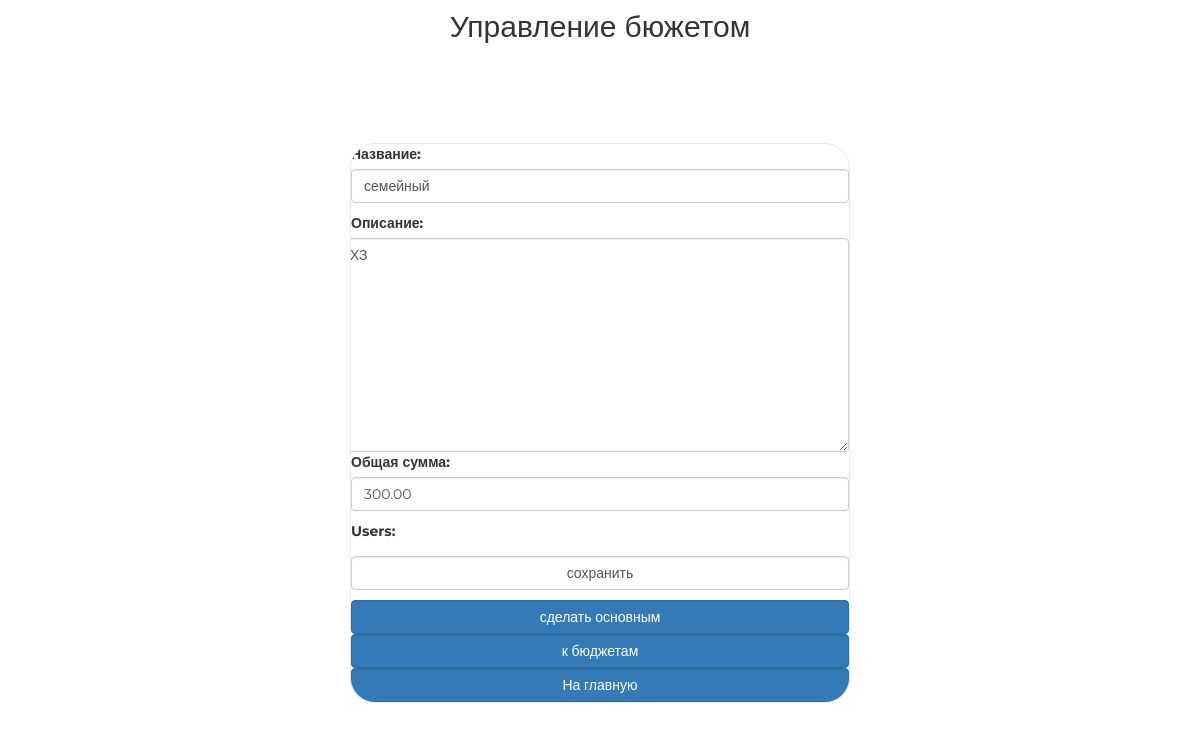
/set/budget/update/1/ (signed in), run on an earlier commit of the app's database.
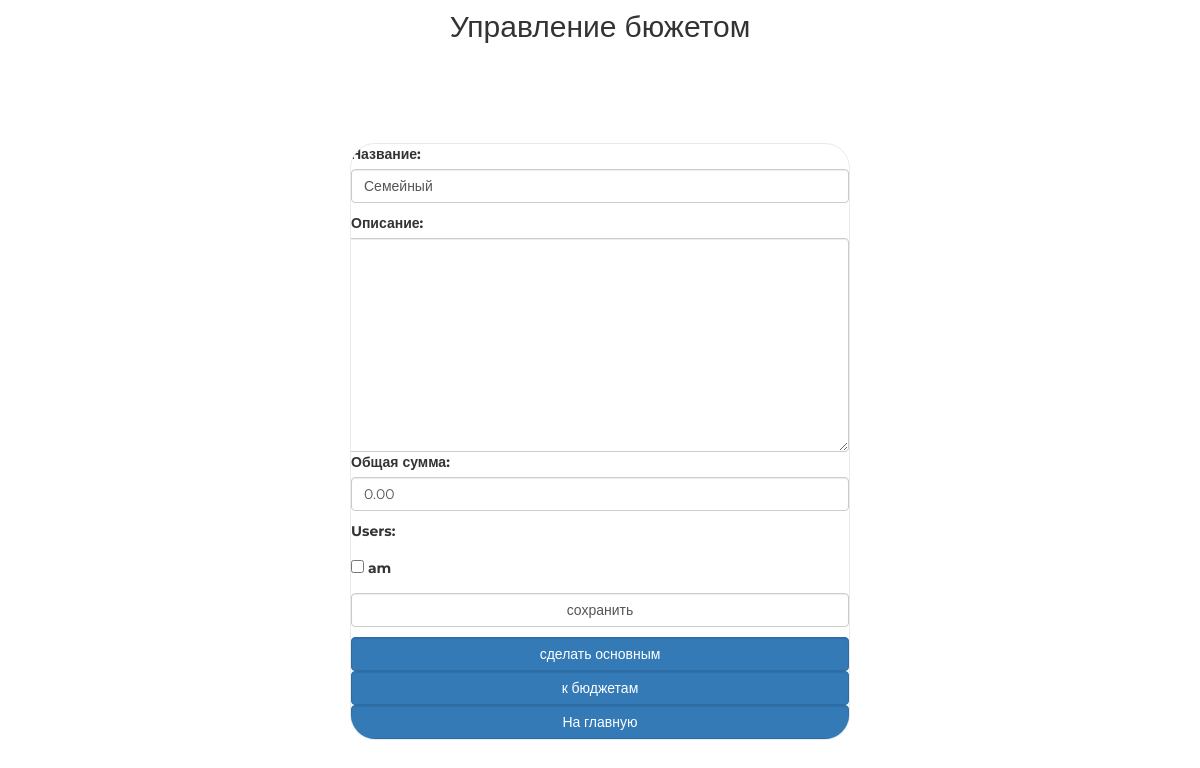
And on a later commit of the database.
### mainapp/models.py (models this page shows, shortened)
class Budget(models.Model):
    user_created = models.ForeignKey(get_user_model(),
                                     on_delete=models.CASCADE,
                                     related_name='budgets')
    name = models.CharField('название', max_length=64)
    description = models.TextField('описание', blank=True)
    users = models.ManyToManyField(User, blank=True)
    amount = models.DecimalField(
        'общая сумма', max_digits=15, decimal_places=2, default=0)
    _total_amount = models.DecimalField(
        'общая сумма', max_digits=15, decimal_places=2, default=0)

### setbudgetapp/views.py (the view)
# urls.py: path('budget/update/<int:pk>/', setbudgetapp.BudgetUpdate.as_view(),
class BudgetUpdate(UserIsAuthMixin, PageTitleMixin, UpdateView):
    model = Budget
    form_class = BudgetCreateForm
    success_url = reverse_lazy('set:index')
    page_title = 'управление/бюджет/редактирование'
    def get_form_kwargs(self):
        kwargs = super(BudgetUpdate, self).get_form_kwargs()
        kwargs['request'] = self.request
        return kwargs
    def get_context_data(self, **kwargs):
        context = super(BudgetUpdate, self).get_context_data(**kwargs)
        context['update'] = True
        return context

### setbudgetapp/forms.py
class BudgetCreateForm(FieldsWidgetMixin, ModelForm):
    def __init__(self, *args, **kwargs):
        self.request = kwargs.pop('request')
        super(BudgetCreateForm, self).__init__(*args, **kwargs)
        self.fields['users'].widget = CheckboxSelectMultiple()
        self.fields['users'].queryset = User.objects.filter(
            friends=self.request.user)
    class Meta:
        model = Budget
        fields = ("name", "description", "amount", "users")

### setbudgetapp/views.py (called while the page is built)
    @method_decorator(user_passes_test(lambda user: user.is_authenticated))
    def dispatch(self, request, *args, **kwargs):
        return super().dispatch(request, *args, **kwargs)

    def get_context_data(self, **kwargs):
        context = super().get_context_data(**kwargs)
        context[self.page_title_key] = self.page_title
        return context

### setbudgetapp/templates/mainapp/budget_form.html (shortened to what this page needs)
{% extends 'setbudgetapp/base.html' %}
{% load static %}
{% block container %}
    <div class="login">
        <form class="form-horizontal" method="post" enctype="multipart/form-data">
            {{ form.as_p }}
            <input class="form-control" type="submit" value="сохранить">
        </form>
        {% if update %}
            <a href="{% url 'set:basic_budget' object.pk %}"
                class="btn btn-primary form-control last">
                сделать основным
            </a>
        {% endif%}
        <a href="{% url 'set:index' %}"
           class="btn btn-primary form-control last">
            к бюджетам
        </a>
        <a href="{% url 'base:index' %}"
           class="btn btn-primary form-control last">
            На главную
        </a>
    </div>
{% endblock %}

What changed in the data, as far as the page shows it:
changed Budget: name "семейный" → "Семейный"; description "ХЗ" → (not shown); amount "300.00" → "0.00"
Also different on the page:
form field users: (not shown) → "☐"
text no longer shown: "Название: Описание: Общая сумма: Users:"
text now shown: "Название: Описание: Общая сумма: Users: am"
